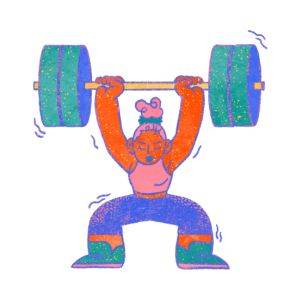
#> input picture tasks/task-04-linear-combination/image1.jpg, 300 x 300 px
$ python task-04-linear-combination.py
#> lines starting #> are read from the running program, lines starting #| are printed output that depends on the picture
import cv2
import numpy as np

def linear_combination(i1: np.ndarray, i2: np.ndarray, a1: float, a2: float) -> np.ndarray:
    """
    Compute the linear combination of two images using OpenCV:
    i_out = a1 * i1 + a2 * i2.

    Args:
        i1 (np.ndarray): First input image.
        i2 (np.ndarray): Second input image.
        a1 (float): Scalar weight for the first image.
        a2 (float): Scalar weight for the second image.

    Returns:
        np.ndarray: The resulting image with the same dtype as the input images.
    """
    # Ensure images have the same dimensions
    if i1.shape != i2.shape:
        raise ValueError("Input images must have the same dimensions.")

    ### START CODE HERE ###

    output = cv2.addWeighted(i1, a1, i2, a2, 0)

    if output is not None:
        return output

    ### END CODE HERE ###

    return None

# Example Usage
if __name__ == "__main__":
    # Load images
    i1 = cv2.imread('./image1.jpg', cv2.IMREAD_COLOR)
#> i1 is the input picture: shape (300, 300, 3); mean B, G, R 229.4, 221.7, 223.9
    i2 = cv2.imread('./image2.jpg', cv2.IMREAD_COLOR)
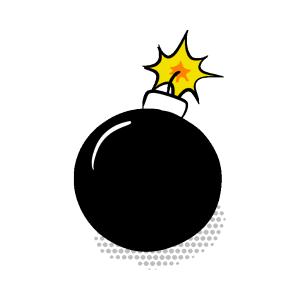
#> input picture tasks/task-04-linear-combination/image2.jpg, 300 x 300 px
#> i2 is the input picture: shape (300, 300, 3); mean B, G, R 201.5, 204.4, 204.9

    if i1 is None or i2 is None:
        raise FileNotFoundError("One or both images could not be loaded. Check file paths.")

    # Define scalars
    a1, a2 = 0.6, 0.4

    # Compute the linear combination
    output = linear_combination(i1, i2, a1, a2)
#> in linear_combination, `output = cv2.addWeighted(i1, a1, i2, a2, 0)`:
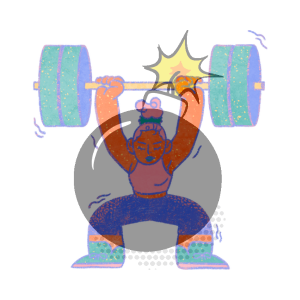
#> output: shape (300, 300, 3); mean B, G, R 218.3, 214.8, 216.3

    # Display the output image

    cv2.imshow('Linear Combination', output)
    cv2.waitKey(0)
    cv2.destroyAllWindows()
